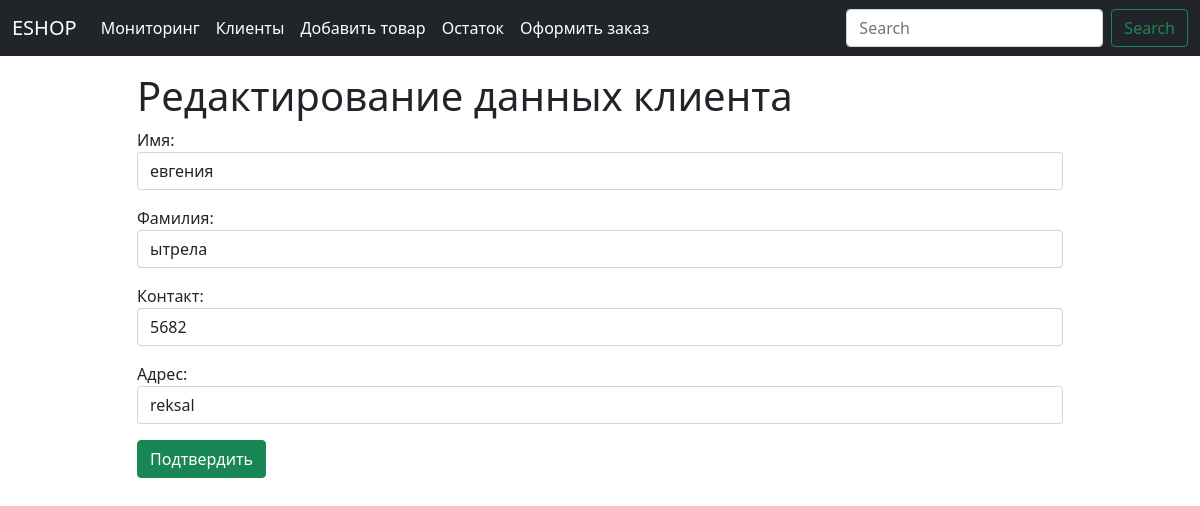
/eshop/6/update_client, run on the app's committed database.
### eshop/models.py (models this page shows, shortened)
class Client(models.Model):
    first_name = models.CharField(max_length=100,verbose_name='Имя')
    last_name = models.CharField(max_length=100,verbose_name='фамилия')
    phone = models.CharField(max_length=11 , verbose_name='Контакт')
    address = models.CharField(max_length=255, verbose_name='Адрес', null=True, blank=True)
    orders = models.ManyToManyField('Order', verbose_name='Заказы покупателя', related_name='related_order', blank=True)

### eshop/views.py (the view)
# urls.py: path('<int:pk>/update_client', UpdateClient.as_view(), name='update_client'),
class UpdateClient(UpdateView):
    model = Client
    form_class = AddClient
    template_name = 'eshop/update_client.html'
    success_url = '/eshop/add_client'

### eshop/forms.py
class AddClient(forms.ModelForm):
    class Meta:
        model = Client
        fields = ('first_name','last_name','phone','address')
        widgets = {
            'first_name': forms.TextInput(attrs={'class': 'form-control'}),
            'last_name': forms.TextInput(attrs={'class': 'form-control'}),
            'phone': forms.TextInput(attrs={'class': 'form-control'}),
            'address': forms.TextInput(attrs={'class': 'form-control'}),
        }

### eshop/templates/eshop/update_client.html (shortened to what this page needs)
{% extends "eshop/baseshop.html" %}
{%block content%}
<div class="form-group">
<h1>Редактирование данных клиента</h1>
    <form method="post">
    {{form.as_p}}
<button class="btn btn-success" type="submit">Подтвердить</button>
</form>
</div>
{% endblock %}

### data on the page
Client: first_name "евгения", last_name "ытрела", phone "5682", address "reksal"
